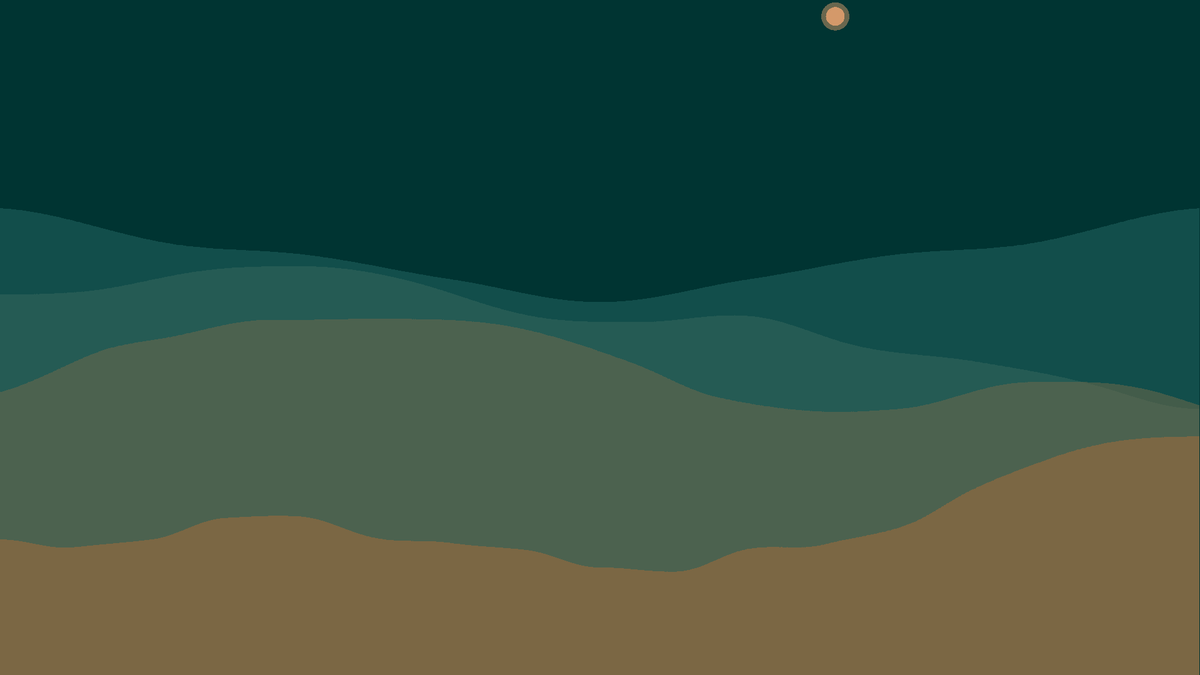
Frame 1 (no input)
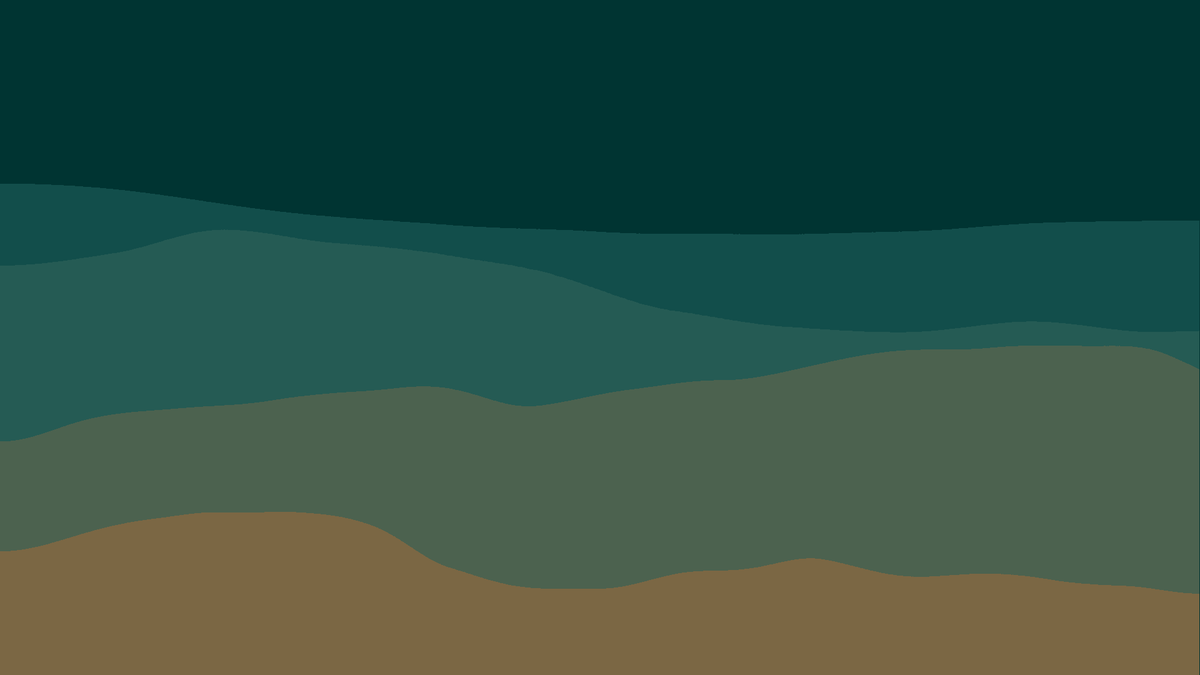
Frame 60 (the mouse pressed at the canvas centre just before this capture)
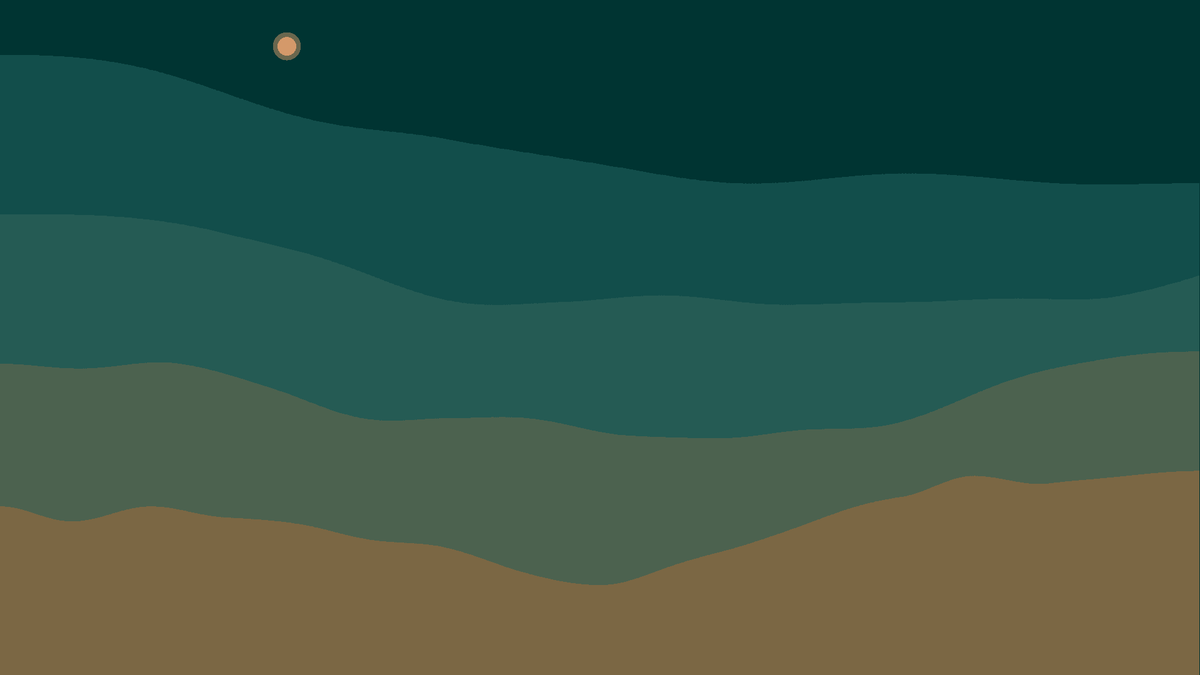
Frame 120 (the mouse held since frame 60 and released just before this capture)

The Processing sketch that drew these frames (run headless with seeded random() and noise(); from frame 60 on, the mouse is pressed at the canvas centre):

// Processing sketch: july_5
// ── july_5.pde
void setup() {
  size(1920, 1080);
  reset();
  noSmooth();
}

int bg = #003432;

float moonX;
float moonY;

float tx = 0;

void reset() {
  moonX = random(5, width - 5);
  moonY = random(5, height/12 - 5);
  noiseSeed((long)random(1000000));
  tx = 0;
}

int color0 = #226764;
int color1 = #AA6B39;
color moon = #D4996A;

float totalLevels = 4;
void draw() {
  background(bg);
  tx += mouseX - width/2;
  drawMoon();
  for(int level = 1; level <= totalLevels; level++) {
    drawLevel(level);
  }
}

void drawMoon() {
  float x = moonX - tx / 10;
  noStroke();
  fill(lerpColor(moon, bg, 0.5));
  ellipse(x, moonY, 45, 45); 
  fill(moon);
  ellipse(x, moonY, 30, 30);
}

void mousePressed() {
  reset();
}

float smoothstep(float x) {
  return x * x * (3 - 2 * x);
}

void drawLevel(float level) {
  float hillBase = map(level, 1, totalLevels, height/4, height * 4 / 5);
  float hillSize = height / totalLevels * 2;
  float xFrequency = map(level, 1, totalLevels, 1, 2) / width;
  color c = lerpColor(color0, color1, smoothstep(pow(level / totalLevels, 2)));
  fill(c, 128);
  beginShape();
  vertex(0, height);
  for(int x = 0; x < width; x++) {
    float y = (noise((x+tx*level) * xFrequency, level * 0.1) - 0.5) * hillSize + hillBase;
    vertex(x, y);
  }
  vertex(width-1, height);
  endShape(CLOSE);
}
